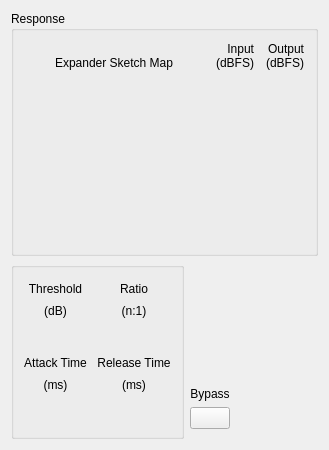
<?xml version="1.0" encoding="UTF-8"?>
<ui version="4.0">
 <class>cfgsettingdyn_Expander_FangTu</class>
 <widget class="QWidget" name="cfgsettingdyn_Expander_FangTu">
  <property name="geometry">
   <rect>
    <x>0</x>
    <y>0</y>
    <width>329</width>
    <height>450</height>
   </rect>
  </property>
  <property name="windowTitle">
   <string>Form</string>
  </property>
  <layout class="QVBoxLayout" name="verticalLayout_2">
   <item>
    <widget class="QGroupBox" name="groupBox">
     <property name="title">
      <string>Response</string>
     </property>
     <layout class="QGridLayout" name="gridLayout_3">
      <property name="leftMargin">
       <number>11</number>
      </property>
      <property name="topMargin">
       <number>11</number>
      </property>
      <property name="rightMargin">
       <number>11</number>
      </property>
      <property name="bottomMargin">
       <number>11</number>
      </property>
      <item row="0" column="0">
       <layout class="QGridLayout" name="gridLayout_2">
        <property name="verticalSpacing">
         <number>0</number>
        </property>
        <item row="0" column="2">
         <widget class="QLabel" name="label_13">
          <property name="text">
           <string>Output</string>
          </property>
          <property name="alignment">
           <set>Qt::AlignRight|Qt::AlignTrailing|Qt::AlignVCenter</set>
          </property>
         </widget>
        </item>
        <item row="2" column="2" alignment="Qt::AlignRight">
         <widget class="VolumeWidget" name="Disp_Level_o" native="true">
          <property name="minimumSize">
           <size>
            <width>37</width>
            <height>0</height>
           </size>
          </property>
          <property name="maximumSize">
           <size>
            <width>37</width>
            <height>16777215</height>
           </size>
          </property>
          <property name="MaxValue" stdset="0">
           <number>0</number>
          </property>
          <property name="MinValue" stdset="0">
           <number>-100</number>
          </property>
          <property name="SingleTrack" stdset="0">
           <bool>true</bool>
          </property>
          <property name="ScaleLabel" stdset="0">
           <bool>true</bool>
          </property>
         </widget>
        </item>
        <item row="1" column="1">
         <widget class="QLabel" name="label_15">
          <property name="text">
           <string>(dBFS)</string>
          </property>
          <property name="alignment">
           <set>Qt::AlignRight|Qt::AlignTrailing|Qt::AlignVCenter</set>
          </property>
         </widget>
        </item>
        <item row="1" column="2">
         <widget class="QLabel" name="label_16">
          <property name="text">
           <string>(dBFS)</string>
          </property>
          <property name="alignment">
           <set>Qt::AlignRight|Qt::AlignTrailing|Qt::AlignVCenter</set>
          </property>
         </widget>
        </item>
        <item row="2" column="0">
         <widget class="Con_Dyn_Module" name="widget" native="true">
          <property name="minimumSize">
           <size>
            <width>178</width>
            <height>172</height>
           </size>
          </property>
          <property name="sizeIncrement">
           <size>
            <width>178</width>
            <height>172</height>
           </size>
          </property>
         </widget>
        </item>
        <item row="2" column="1" alignment="Qt::AlignRight">
         <widget class="VolumeWidget" name="Disp_Level_i" native="true">
          <property name="minimumSize">
           <size>
            <width>37</width>
            <height>0</height>
           </size>
          </property>
          <property name="maximumSize">
           <size>
            <width>37</width>
            <height>16777215</height>
           </size>
          </property>
          <property name="MaxValue" stdset="0">
           <number>0</number>
          </property>
          <property name="MinValue" stdset="0">
           <number>-100</number>
          </property>
          <property name="SingleTrack" stdset="0">
           <bool>true</bool>
          </property>
          <property name="ScaleLabel" stdset="0">
           <bool>true</bool>
          </property>
         </widget>
        </item>
        <item row="0" column="1">
         <widget class="QLabel" name="label_14">
          <property name="text">
           <string>Input</string>
          </property>
          <property name="alignment">
           <set>Qt::AlignRight|Qt::AlignTrailing|Qt::AlignVCenter</set>
          </property>
         </widget>
        </item>
        <item row="1" column="0">
         <widget class="QLabel" name="label_4">
          <property name="text">
           <string>Expander Sketch Map</string>
          </property>
          <property name="alignment">
           <set>Qt::AlignCenter</set>
          </property>
         </widget>
        </item>
       </layout>
      </item>
     </layout>
    </widget>
   </item>
   <item>
    <layout class="QHBoxLayout" name="horizontalLayout">
     <item>
      <widget class="QGroupBox" name="groupBox_2">
       <property name="title">
        <string/>
       </property>
       <layout class="QGridLayout" name="gridLayout_4">
        <property name="leftMargin">
         <number>10</number>
        </property>
        <property name="topMargin">
         <number>10</number>
        </property>
        <property name="rightMargin">
         <number>10</number>
        </property>
        <property name="bottomMargin">
         <number>10</number>
        </property>
        <property name="horizontalSpacing">
         <number>10</number>
        </property>
        <property name="verticalSpacing">
         <number>0</number>
        </property>
        <item row="0" column="1">
         <widget class="QLabel" name="label_3">
          <property name="text">
           <string>Ratio</string>
          </property>
          <property name="alignment">
           <set>Qt::AlignCenter</set>
          </property>
         </widget>
        </item>
        <item row="5" column="1" alignment="Qt::AlignHCenter">
         <widget class="ConfigGainWidget" name="slider_Release" native="true">
          <property name="minimumSize">
           <size>
            <width>30</width>
            <height>30</height>
           </size>
          </property>
         </widget>
        </item>
        <item row="5" column="0" alignment="Qt::AlignHCenter">
         <widget class="ConfigGainWidget" name="slider_Response" native="true">
          <property name="minimumSize">
           <size>
            <width>30</width>
            <height>30</height>
           </size>
          </property>
         </widget>
        </item>
        <item row="3" column="0">
         <widget class="QLabel" name="label_7">
          <property name="text">
           <string>Attack Time</string>
          </property>
          <property name="alignment">
           <set>Qt::AlignCenter</set>
          </property>
         </widget>
        </item>
        <item row="1" column="0">
         <widget class="QLabel" name="label_2">
          <property name="text">
           <string>(dB)</string>
          </property>
          <property name="alignment">
           <set>Qt::AlignCenter</set>
          </property>
         </widget>
        </item>
        <item row="0" column="0">
         <widget class="QLabel" name="label">
          <property name="text">
           <string>Threshold</string>
          </property>
          <property name="alignment">
           <set>Qt::AlignCenter</set>
          </property>
         </widget>
        </item>
        <item row="2" column="0" alignment="Qt::AlignHCenter">
         <widget class="ConfigGainWidget" name="slider_Threshold" native="true">
          <property name="minimumSize">
           <size>
            <width>30</width>
            <height>30</height>
           </size>
          </property>
         </widget>
        </item>
        <item row="4" column="0">
         <widget class="QLabel" name="label_8">
          <property name="text">
           <string>(ms)</string>
          </property>
          <property name="alignment">
           <set>Qt::AlignCenter</set>
          </property>
         </widget>
        </item>
        <item row="2" column="1" alignment="Qt::AlignHCenter">
         <widget class="ConfigGainWidget" name="slider_Ratio" native="true">
          <property name="minimumSize">
           <size>
            <width>30</width>
            <height>30</height>
           </size>
          </property>
         </widget>
        </item>
        <item row="3" column="1">
         <widget class="QLabel" name="label_9">
          <property name="text">
           <string>Release Time</string>
          </property>
          <property name="alignment">
           <set>Qt::AlignCenter</set>
          </property>
         </widget>
        </item>
        <item row="4" column="1">
         <widget class="QLabel" name="label_10">
          <property name="text">
           <string>(ms)</string>
          </property>
          <property name="alignment">
           <set>Qt::AlignCenter</set>
          </property>
         </widget>
        </item>
        <item row="1" column="1">
         <widget class="QLabel" name="label_5">
          <property name="text">
           <string>(n:1)</string>
          </property>
          <property name="alignment">
           <set>Qt::AlignCenter</set>
          </property>
         </widget>
        </item>
       </layout>
      </widget>
     </item>
     <item>
      <layout class="QVBoxLayout" name="verticalLayout">
       <property name="bottomMargin">
        <number>10</number>
       </property>
       <item>
        <spacer name="verticalSpacer">
         <property name="orientation">
          <enum>Qt::Vertical</enum>
         </property>
         <property name="sizeHint" stdset="0">
          <size>
           <width>20</width>
           <height>40</height>
          </size>
         </property>
        </spacer>
       </item>
       <item>
        <widget class="QLabel" name="label_11">
         <property name="text">
          <string>Bypass</string>
         </property>
         <property name="alignment">
          <set>Qt::AlignCenter</set>
         </property>
        </widget>
       </item>
       <item>
        <widget class="QPushButton" name="pb_bypass">
         <property name="focusPolicy">
          <enum>Qt::NoFocus</enum>
         </property>
         <property name="text">
          <string/>
         </property>
         <property name="checkable">
          <bool>true</bool>
         </property>
        </widget>
       </item>
      </layout>
     </item>
     <item>
      <spacer name="horizontalSpacer">
       <property name="orientation">
        <enum>Qt::Horizontal</enum>
       </property>
       <property name="sizeHint" stdset="0">
        <size>
         <width>40</width>
         <height>20</height>
        </size>
       </property>
      </spacer>
     </item>
    </layout>
   </item>
  </layout>
 </widget>
 <customwidgets>
  <customwidget>
   <class>ConfigGainWidget</class>
   <extends>QWidget</extends>
   <header>customWidget/configgainwidget.h</header>
   <container>1</container>
  </customwidget>
  <customwidget>
   <class>VolumeWidget</class>
   <extends>QWidget</extends>
   <header>customWidget/volumewidget.h</header>
   <container>1</container>
  </customwidget>
  <customwidget>
   <class>Con_Dyn_Module</class>
   <extends>QWidget</extends>
   <header>customWidget/con_dyn_module.h</header>
   <container>1</container>
  </customwidget>
 </customwidgets>
 <resources/>
 <connections/>
</ui>
